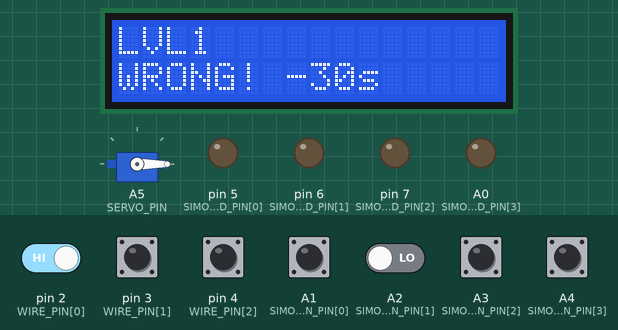
This sketch was run on a simulated Arduino Uno, built with avr-gcc and run on an emulated ATmega328P. On the bench: servo, 16×2 character LCD, output pins drawn as LEDs (lit = HIGH). The test bench sets the inputs (shaded band); at power-on: pin 2 (WIRE_PIN[0]), pin 3 (WIRE_PIN[1]), pin 4 (WIRE_PIN[2]) HIGH, A1 (SIMON_BTN_PIN[0]), A2 (SIMON_BTN_PIN[1]), A3 (SIMON_BTN_PIN[2]), A4 (SIMON_BTN_PIN[3]) LOW. Random numbers use the default seed unless the sketch sets one.

Above: at 1.2 s.
1.3 s: pin 3 (WIRE_PIN[1]) pulled LOW for 0.15 s
At 5.54 s:
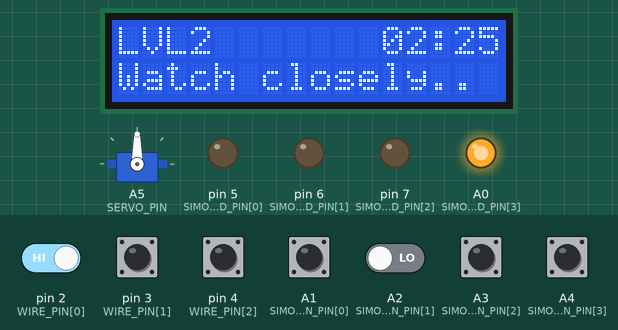
6.1 s: pin 2 (WIRE_PIN[0]) driven LOW and A2 (SIMON_BTN_PIN[1]) driven HIGH
At 9.6 s:
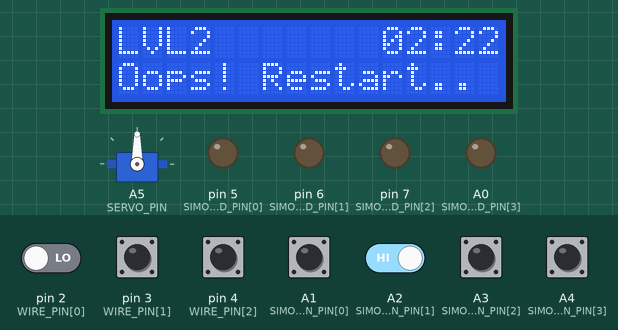
10.0 s: A2 (SIMON_BTN_PIN[1]) driven LOW
At 13.8 s:
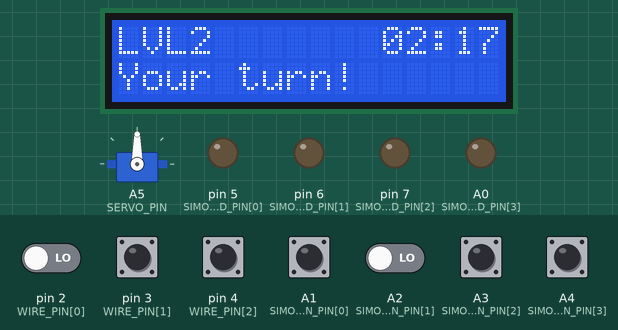
14.7 s: A1 (SIMON_BTN_PIN[0]) pulled HIGH for 0.15 s
At 14.83 s:
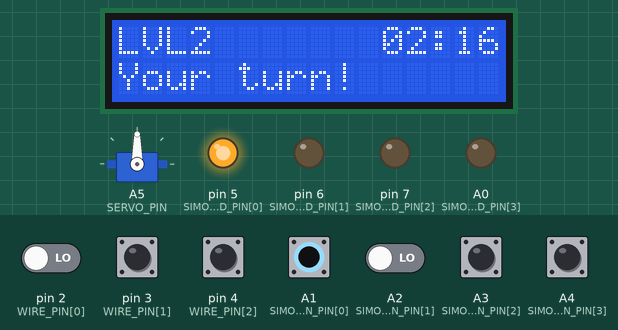
15.4 s: A3 (SIMON_BTN_PIN[2]) pulled HIGH for 1 s
17.0 s: A4 (SIMON_BTN_PIN[3]) pulled HIGH for 1 s
Timing chart, 0 to 19.6 s (numbered marks = the images above; inputs shaded):
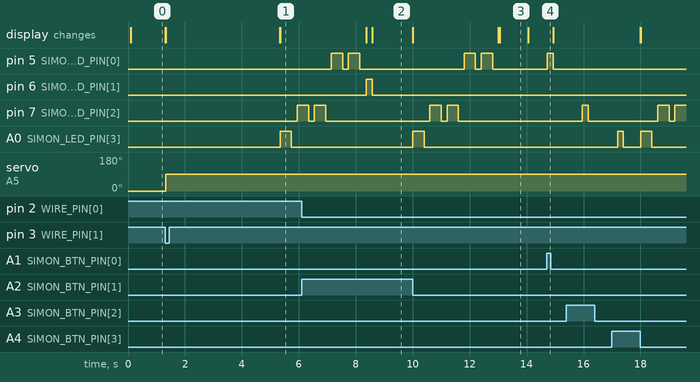

The sketch:

bomb_defusal.ino
```cpp
/*
  Bomb Defusal Game — Arduino Uno
  Level 1: pull the correct wire (3 wires, wrong pull = -30s)
  Level 2: Simon Says (5-step sequence, mistake = restart the sequence)
  Servo pops the box open between levels.
*/

#include <LiquidCrystal.h>
#include <Servo.h>

// ---------- Pin map ----------
const uint8_t WIRE_PIN[3]      = {2, 3, 4};      // red, blue, yellow wires
const uint8_t SIMON_LED_PIN[4] = {5, 6, 7, A0};  // red, green, blue, yellow
const uint8_t SIMON_BTN_PIN[4] = {A1, A2, A3, A4};
const uint8_t SERVO_PIN        = A5;

LiquidCrystal lcd(8, 9, 10, 11, 12, 13); // RS, EN, D4, D5, D6, D7
Servo lidServo;

// ---------- Game settings ----------
const long  GAME_TIME_SECONDS   = 180;  // 3:00 starting time
const long  WRONG_WIRE_PENALTY  = 30;   // seconds deducted per wrong wire
const uint8_t SEQUENCE_LENGTH   = 5;
const int   SERVO_CLOSED_ANGLE  = 0;
const int   SERVO_OPEN_ANGLE    = 90;
const unsigned long BOX_OPEN_WAIT_MS = 4000; // pause before level 2 starts

// ---------- Game state ----------
enum GameState { LEVEL1, UNLOCKING, LEVEL2_SHOW, LEVEL2_INPUT, WON, LOST };
GameState state = LEVEL1;

unsigned long gameStartMillis;
long penaltySeconds = 0;
long lastShownRemaining = -1;

int  correctWireIndex;
bool wireTriggered[3] = {false, false, false};

int sequence[SEQUENCE_LENGTH];
uint8_t playerStep = 0;

unsigned long stateChangedAt = 0;

void setup() {
  randomSeed(analogRead(A0)); // grab noise before A0 becomes a digital button pin

  for (uint8_t i = 0; i < 3; i++) pinMode(WIRE_PIN[i], INPUT_PULLUP);
  for (uint8_t i = 0; i < 4; i++) {
    pinMode(SIMON_LED_PIN[i], OUTPUT);
    pinMode(SIMON_BTN_PIN[i], INPUT); // button modules have their own pull-down, signal idles LOW
    digitalWrite(SIMON_LED_PIN[i], LOW);
  }

  lidServo.attach(SERVO_PIN);
  lidServo.write(SERVO_CLOSED_ANGLE);

  lcd.begin(16, 2);

  correctWireIndex = random(0, 3);

  gameStartMillis = millis();
  startLevel1();
}

void loop() {
  switch (state) {
    case LEVEL1:       handleLevel1();      break;
    case UNLOCKING:    handleUnlocking();   break;
    case LEVEL2_SHOW:  handleLevel2Show();  break;
    case LEVEL2_INPUT: handleLevel2Input(); break;
    case WON:          /* idle */           break;
    case LOST:         /* idle */           break;
  }

  if (state == LEVEL1 || state == LEVEL2_SHOW || state == LEVEL2_INPUT) {
    updateTimerRow();
    if (timeRemaining() <= 0) {
      triggerLose();
    }
  }
}

// ---------- Timer helpers ----------
long timeRemaining() {
  long elapsed = (millis() - gameStartMillis) / 1000;
  long remaining = GAME_TIME_SECONDS - penaltySeconds - elapsed;
  return remaining < 0 ? 0 : remaining;
}

void updateTimerRow() {
  long remaining = timeRemaining();
  if (remaining == lastShownRemaining) return;
  lastShownRemaining = remaining;

  int m = remaining / 60;
  int s = remaining % 60;
  lcd.setCursor(11, 0);
  if (m < 10) lcd.print('0');
  lcd.print(m);
  lcd.print(':');
  if (s < 10) lcd.print('0');
  lcd.print(s);
}

// ---------- Level 1: wires ----------
void startLevel1() {
  lcd.clear();
  lcd.setCursor(0, 0);
  lcd.print("LVL1");
  lcd.setCursor(0, 1);
  lcd.print("Pull the wire!");
  lastShownRemaining = -1;
}

void handleLevel1() {
  for (uint8_t i = 0; i < 3; i++) {
    if (wireTriggered[i]) continue;
    if (digitalRead(WIRE_PIN[i]) == HIGH) { // wire disconnected = pulled
      delay(30); // debounce
      if (digitalRead(WIRE_PIN[i]) != HIGH) continue; // false trigger
      wireTriggered[i] = true;

      if ((int)i == correctWireIndex) {
        lcd.setCursor(0, 1);
        lcd.print("Correct! Open...");
        startUnlocking();
      } else {
        penaltySeconds += WRONG_WIRE_PENALTY;
        lcd.setCursor(0, 1);
        lcd.print("WRONG! -30s     ");
        delay(1200);
        lcd.setCursor(0, 1);
        lcd.print("Pull the wire!  ");
      }
    }
  }
}

// ---------- Between levels: servo unlocks the box ----------
void startUnlocking() {
  state = UNLOCKING;
  stateChangedAt = millis();
  lidServo.write(SERVO_OPEN_ANGLE);
}

void handleUnlocking() {
  if (millis() - stateChangedAt >= BOX_OPEN_WAIT_MS) {
    startLevel2();
  }
}

// ---------- Level 2: Simon Says ----------
void startLevel2() {
  for (uint8_t i = 0; i < SEQUENCE_LENGTH; i++) sequence[i] = random(0, 4);
  playerStep = 0;
  lcd.clear();
  lcd.setCursor(0, 0);
  lcd.print("LVL2");
  state = LEVEL2_SHOW;
  stateChangedAt = 0; // force immediate show
}

void handleLevel2Show() {
  lcd.setCursor(0, 1);
  lcd.print("Watch closely..");
  for (uint8_t i = 0; i < SEQUENCE_LENGTH; i++) {
    flashLed(sequence[i], 400);
    delay(200);
  }
  lcd.setCursor(0, 1);
  lcd.print("Your turn!      ");
  state = LEVEL2_INPUT;
}

void handleLevel2Input() {
  for (uint8_t i = 0; i < 4; i++) {
    if (digitalRead(SIMON_BTN_PIN[i]) == HIGH) { // module drives its signal pin HIGH when pressed
      delay(30); // debounce
      if (digitalRead(SIMON_BTN_PIN[i]) != HIGH) continue;

      flashLed(i, 200);

      if ((int)i == sequence[playerStep]) {
        playerStep++;
        if (playerStep == SEQUENCE_LENGTH) {
          triggerWin();
          return;
        }
      } else {
        lcd.setCursor(0, 1);
        lcd.print("Oops! Restart.. ");
        delay(1000);
        playerStep = 0;
        state = LEVEL2_SHOW;
      }

      while (digitalRead(SIMON_BTN_PIN[i]) == HIGH) delay(5); // wait for release
    }
  }
}

void flashLed(uint8_t colorIndex, uint16_t onTimeMs) {
  digitalWrite(SIMON_LED_PIN[colorIndex], HIGH);
  delay(onTimeMs);
  digitalWrite(SIMON_LED_PIN[colorIndex], LOW);
}

// ---------- End states ----------
void triggerWin() {
  state = WON;
  lcd.clear();
  lcd.setCursor(0, 0);
  lcd.print("BOMB DEFUSED!");
  lcd.setCursor(0, 1);
  lcd.print("YOU WIN :)");
  for (uint8_t r = 0; r < 3; r++) {
    for (uint8_t i = 0; i < 4; i++) digitalWrite(SIMON_LED_PIN[i], HIGH);
    delay(200);
    for (uint8_t i = 0; i < 4; i++) digitalWrite(SIMON_LED_PIN[i], LOW);
    delay(200);
  }
}

void triggerLose() {
  state = LOST;
  lcd.clear();
  lcd.setCursor(0, 0);
  lcd.print("TIME UP - BOOM!");
  lcd.setCursor(0, 1);
  lcd.print("GAME OVER");
  for (uint8_t i = 0; i < 4; i++) digitalWrite(SIMON_LED_PIN[i], HIGH);
}
```

Measured:
- after the input at 1.3 s, pin 7 (SIMON_LED_PIN[2]): LOW → HIGH after 4.6 s; A0 (SIMON_LED_PIN[3]): LOW → HIGH after 4.0 s, → LOW 0.40 s later
- after the input at 6.1 s, pin 6 (SIMON_LED_PIN[1]): LOW → HIGH after 2.3 s, → LOW 0.20 s later
- after the input at 10.0 s, pin 5 (SIMON_LED_PIN[0]): alternates HIGH for 0.40 s and LOW for 0.20 s, 4 changes in all, then stays LOW, starting after 1.8 s; pin 7 (SIMON_LED_PIN[2]): alternates HIGH for 0.40 s and LOW for 0.20 s, 4 changes in all, then stays LOW, starting after 0.61 s
- after the input at 14.7 s, pin 5 (SIMON_LED_PIN[0]): LOW → HIGH at once, → LOW 0.20 s later
- by itself, pin 5 (SIMON_LED_PIN[0]): alternates HIGH for 0.40 s and LOW for 0.20 s, 4 changes in all, then stays LOW
- what the display in image 3 shows lasts 1.0 s, from 13.1 s to 14.1 s
